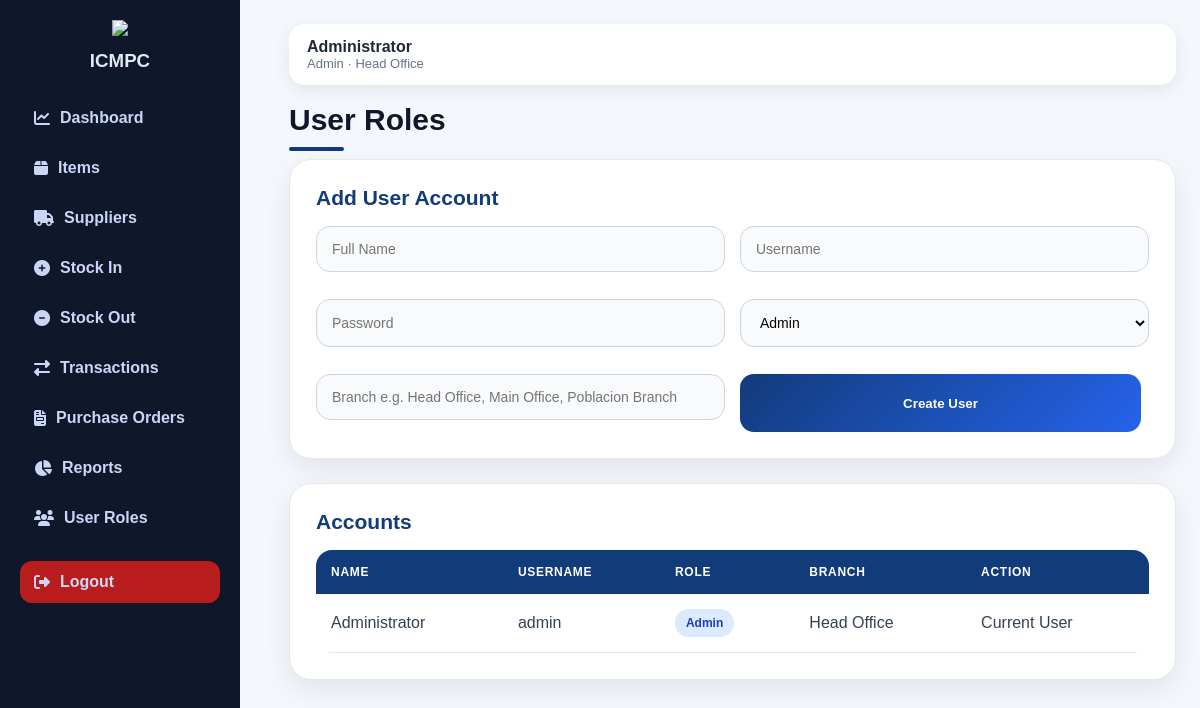
Page /users (signed in) on the committed database.
### tables this page shows
CREATE TABLE users (
            id INTEGER PRIMARY KEY AUTOINCREMENT,
            full_name TEXT NOT NULL,
            username TEXT UNIQUE NOT NULL,
            password TEXT NOT NULL,
            role TEXT NOT NULL DEFAULT 'staff',
            branch TEXT
        );

### app.py (the view, shortened to what this page needs)
@app.route("/users", methods=["GET", "POST"])
def users():
    check = require_admin()
    if check:
        return check
    conn = get_db_connection()
    user_list = fetchall(conn, "SELECT * FROM users ORDER BY role, full_name")
    conn.close()
    return render_template("users.html", users=user_list)

### app.py (called while the page is built)
def using_postgres():
    return bool(DATABASE_URL)

def get_db_connection():
    if using_postgres():
        return psycopg2.connect(DATABASE_URL, cursor_factory=psycopg2.extras.RealDictCursor)
    conn = sqlite3.connect(DATABASE)
    conn.row_factory = sqlite3.Row
    return conn

def q(sql):
    if using_postgres():
        return sql.replace("?", "%s")
    return sql

def fetchall(conn, sql, params=()):
    cur = conn.cursor()
    cur.execute(q(sql), params)
    return cur.fetchall()

def logged_in():
    return "user_id" in session

def require_login():
    if not logged_in():
        return redirect(url_for("login"))
    return None

def require_admin():
    check = require_login()
    if check:
        return check
    if session.get("role") != "admin":
        flash("Admin access only.", "danger")
        return redirect(url_for("dashboard"))
    return None

### templates/users.html (shortened to what this page needs)
{% extends "base.html" %}
{% block content %}
<h1>User Roles</h1>
<section class="panel">
    <h2>Add User Account</h2>
    <form method="POST" class="form-grid">
        <input name="full_name" placeholder="Full Name" required>
        <input name="username" placeholder="Username" required>
        <input name="password" placeholder="Password" required>
        <select name="role" required>
            <option value="admin">Admin</option>
        </select>
        <input name="branch" placeholder="Branch e.g. Head Office, Main Office, Poblacion Branch">
        <button type="submit">Create User</button>
    </form>
</section>
<section class="panel">
    <h2>Accounts</h2>
    <table>
        <thead>
            <tr><th>Name</th><th>Username</th><th>Role</th><th>Branch</th><th>Action</th></tr>
        </thead>
        <tbody>
        {% for u in users %}
            <tr>
                <td>{{ u.full_name }}</td>
                <td>{{ u.username }}</td>
                <td><span class="badge">{{ u.role|replace("_", " ")|title }}</span></td>
                <td>{{ u.branch }}</td>
                <td>
                    {% if u.id != session.get("user_id") %}
                    <a class="danger-link" href="{{ url_for('delete_user', user_id=u.id) }}" onclick="return confirm('Delete this user?')">Delete</a>
                    {% else %}
                    Current User
                    {% endif %}
                </td>
            </tr>
        {% else %}
            <tr><td colspan="5">No users found.</td></tr>
        {% endfor %}
        </tbody>
    </table>
</section>
{% endblock %}

### templates/base.html (shortened to what this page needs)
<!DOCTYPE html>
<html>
<head>
    <link rel="stylesheet" href="{{ url_for('static', filename='style.css') }}">
    <link rel="stylesheet" href="https://cdnjs.cloudflare.com/ajax/libs/font-awesome/6.5.1/css/all.min.css">
</head>
<body>
{% if session.get("user_id") %}
<div class="sidebar">
    <div class="sidebar-header">
        <img src="{{ url_for('static', filename='images/logo.png') }}" class="sidebar-logo">
        <h3>ICMPC</h3>
    </div>
    <a href="{{ url_for('dashboard') }}">
        <i class="fa-solid fa-chart-line"></i> Dashboard
    </a>
    <a href="{{ url_for('items') }}">
        <i class="fa-solid fa-box"></i> Items
    </a>
    <a href="{{ url_for('suppliers') }}">
        <i class="fa-solid fa-truck"></i> Suppliers
    </a>
    <a href="{{ url_for('stock_in') }}">
        <i class="fa-solid fa-circle-plus"></i> Stock In
    </a>
    <a href="{{ url_for('stock_out') }}">
        <i class="fa-solid fa-circle-minus"></i> Stock Out
    </a>
    <a href="{{ url_for('transactions') }}">
        <i class="fa-solid fa-right-left"></i> Transactions
    </a>
    <a href="{{ url_for('purchase_orders') }}">
        <i class="fa-solid fa-file-invoice"></i> Purchase Orders
    </a>
    <a href="{{ url_for('reports') }}">
        <i class="fa-solid fa-chart-pie"></i> Reports
    </a>
    {% if session.get("role") == "admin" %}
    <a href="{{ url_for('users') }}">
        <i class="fa-solid fa-users"></i> User Roles
    </a>
    {% endif %}
    <a href="{{ url_for('logout') }}" class="logout">
        <i class="fa-solid fa-right-from-bracket"></i> Logout
    </a>
</div>
{% endif %}
<main class="{% if session.get('user_id') %}main{% else %}login-main{% endif %}">
    {% if session.get("user_id") %}
    <div class="topbar">
        <div>
            <strong>{{ session.get("full_name") }}</strong>
            <span>{{ session.get("role")|replace("_", " ")|title }} · {{ session.get("branch") }}</span>
        </div>
    </div>
    {% endif %}
    {% block content %}{% endblock %}
</main>
</body>
</html>

### rows in the picture
users: get "Administrator", get "Head Office", full_name "Administrator", username "admin", role "Admin", branch "Head Office", shows "Current User"

### other values in the picture
{{ session.get("role")|replace("_", " ")|title }} "Admin"
